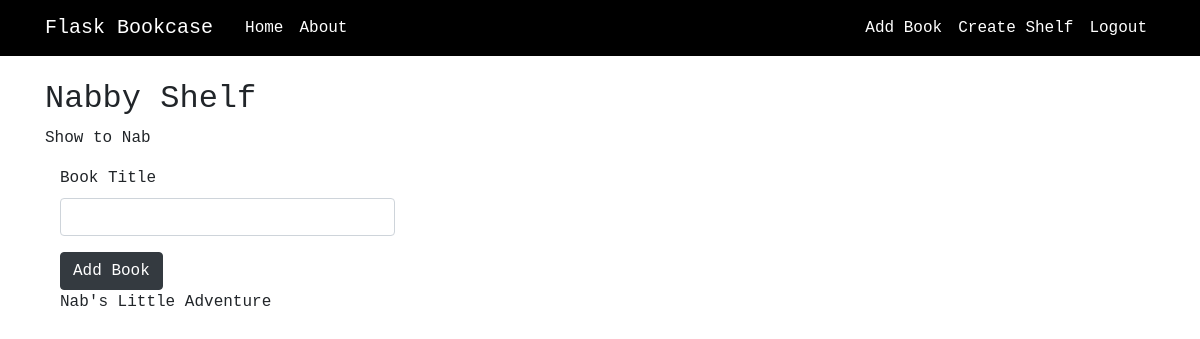
The app's page /shelf/3 (signed in) with its own data.
### bookcrud/models.py (models this page shows, shortened)
class Shelf(db.Model):
    id = db.Column(db.Integer, primary_key=True)
    name = db.Column(db.String(), unique=False, nullable=False)
    description = db.Column(db.String(), unique=False, nullable=False)
    user_id = db.Column(db.Integer, db.ForeignKey("user.id"), unique=False, nullable=False)

class Book(db.Model):
    __searchable__ = ['title']
    id = db.Column(db.Integer, primary_key=True)
    title = db.Column(db.String(), unique=False, nullable=False)
    author = db.Column(db.String(), unique=False, nullable=False)
    isbn = db.Column(db.String(), unique=True, nullable=False)
    pub_year = db.Column(db.String(), unique=False, nullable=True)
    original_lang = db.Column(db.String(), unique=False, nullable=True)

### bookcrud/routes.py (the view, shortened to what this page needs)
@app.route("/shelf/<int:shelf_id>", methods=["GET", "POST"])
def shelf(shelf_id):
    shelf = Shelf.query.get_or_404(shelf_id)
    if shelf.user_id != current_user.id:
        abort(403)
    form = ShelfAddForm()
    books_on_shelf = BooksOnShelf.query.all()
    shelved_books = []
    for book in books_on_shelf:
        if book.shelf_id == shelf.id:
            found_books = Book.query.all()
            for found_book in found_books:
                if found_book.id == book.book_id:
                    shelved_books.append(found_book.title)
    return render_template('shelf.html', title=shelf.name, shelf=shelf, shelved_books = shelved_books, books_on_shelf = books_on_shelf, form = form)

### bookcrud/forms.py
class ShelfAddForm(FlaskForm):
    book = StringField('Book Title', validators=[DataRequired()])
    submit = SubmitField('Add Book')

### bookcrud/models.py (called while the page is built)
@login_manager.user_loader
def load_user(user_id):
    return User.query.get(int(user_id))

### bookcrud/templates/shelf.html (shortened to what this page needs)
{% extends "layout.html" %}
{% block content %}
    <h2>{{ shelf.name }}</h2>
    <p>{{ shelf.description }}</p>
    <div>
        <div class="col-6">
        <form method="POST" action="">
            <fieldset class="form-group">
                <div class="form-group">
                {{ form.book.label }}
                {% if form.book.errors %}
                    {{ form.book(class="is_invalid") }}
                        {% for error in form.book.errors %}
                            <span class="form-text text-danger">{{ error }}</span>
                        {% endfor %}
                {% else %}
                    {{ form.book(class="form-control") }}
                {% endif %}
            </div>
            <div>
                {{ form.submit(class="btn btn-dark") }}
            </div>
        </form>
        {% for book in shelved_books %}
            <p>{{ book }}</p>
        {% endfor %}
    </div>
{% endblock content %}

### bookcrud/static/main.css (style rules this page uses)
body { font-family: "Roboto Mono", monospace !important; margin-top: 5rem; }

### records on screen
Shelf: name "Nabby Shelf", description "Show to Nab"
Book: title "Nab's Little Adventure"
